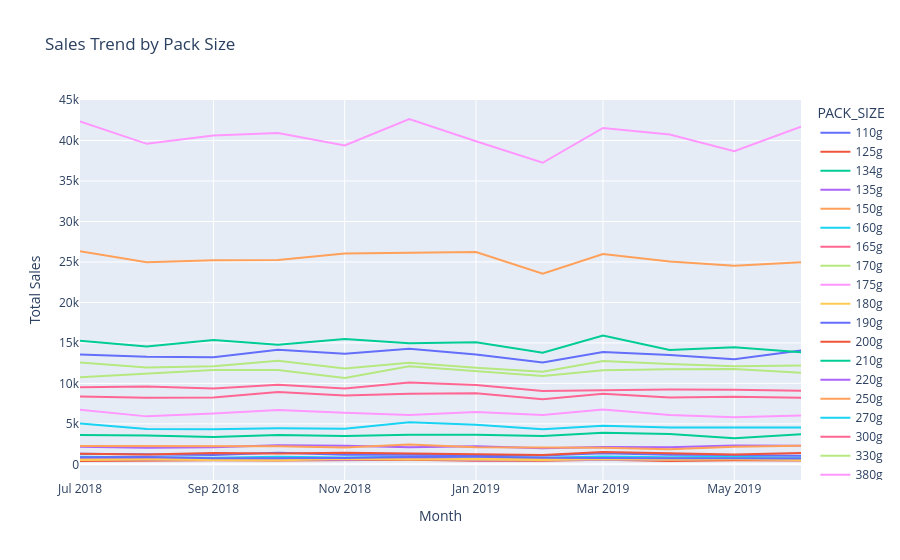

The notebook cell this image was saved under:
### Code cell
fig = px.line(data_frame= tot_sal_pack,
              x = 'MONTH',
              y = 'TOT_SALES',
              color= 'PACK_SIZE',
              title= 'Sales Trend by Pack Size',
             labels= {'MONTH' : 'Month', 'TOT_SALES' : 'Total Sales'})

fig.show()

### Figure 1 — Plotly figure (JSON) as saved in the notebook; plotly's stock layout.template omitted (floating-point values rounded to 4 significant figures)
{"data": [{"hovertemplate": "PACK_SIZE=110g<br>Month=%{x}<br>Total Sales=%{y}<extra></extra>", "legendgroup": "110g", "line": {"color": "#636efa", "dash": "solid"}, "marker": {"symbol": "circle"}, "mode": "lines", "name": "110g", "orientation": "v", "showlegend": true, "type": "scatter", "x": ["2018-07", "2018-08", "2018-09", "2018-10", "2018-11", "2018-12", "2019-01", "2019-02", "2019-03", "2019-04", "2019-05", "2019-06"], "xaxis": "x", "y": [13570.0, 13300.0, 13240.0, 14140.0, 13670.0, 14270.0, 13560.0, 12580.0, 13870.0, 13500.0, 12980.0, 14070.0], "yaxis": "y"}, {"hovertemplate": "PACK_SIZE=125g<br>Month=%{x}<br>Total Sales=%{y}<extra></extra>", "legendgroup": "125g", "line": {"color": "#EF553B", "dash": "solid"}, "marker": {"symbol": "circle"}, "mode": "lines", "name": "125g", "orientation": "v", "showlegend": true, "type": "scatter", "x": ["2018-07", "2018-08", "2018-09", "2018-10", "2018-11", "2018-12", "2019-01", "2019-02", "2019-03", "2019-04", "2019-05", "2019-06"], "xaxis": "x", "y": [415.8, 483.0, 493.5, 480.9, 487.2, 560.7, 455.7, 426.3, 554.4, 409.5, 489.3, 476.7], "yaxis": "y"}, {"hovertemplate": "PACK_SIZE=134g<br>Month=%{x}<br>Total Sales=%{y}<extra></extra>", "legendgroup": "134g", "line": {"color": "#00cc96", "dash": "solid"}, "marker": {"symbol": "circle"}, "mode": "lines", "name": "134g", "orientation": "v", "showlegend": true, "type": "scatter", "x": ["2018-07", "2018-08", "2018-09", "2018-10", "2018-11", "2018-12", "2019-01", "2019-02", "2019-03", "2019-04", "2019-05", "2019-06"], "xaxis": "x", "y": [15280.0, 14570.0, 15360.0, 14780.0, 15490.0, 14970.0, 15070.0, 13800.0, 15920.0, 14110.0, 14460.0, 13840.0], "yaxis": "y"}, {"hovertemplate": "PACK_SIZE=135g<br>Month=%{x}<br>Total Sales=%{y}<extra></extra>", "legendgroup": "135g", "line": {"color": "#ab63fa", "dash": "solid"}, "marker": {"symbol": "circle"}, "mode": "lines", "name": "135g", "orientation": "v", "showlegend": true, "type": "scatter", "x": ["2018-07", "2018-08", "2018-09", "2018-10", "2018-11", "2018-12", "2019-01", "2019-02", "2019-03", "2019-04", "2019-05", "2019-06"], "xaxis": "x", "y": [2163.0, 2033.0, 2096.0, 2344.0, 2293.0, 2117.0, 2230.0, 1970.0, 2125.0, 2113.0, 2310.0, 2297.0], "yaxis": "y"}, {"hovertemplate": "PACK_SIZE=150g<br>Month=%{x}<br>Total Sales=%{y}<extra></extra>", "legendgroup": "150g", "line": {"color": "#FFA15A", "dash": "solid"}, "marker": {"symbol": "circle"}, "mode": "lines", "name": "150g", "orientation": "v", "showlegend": true, "type": "scatter", "x": ["2018-07", "2018-08", "2018-09", "2018-10", "2018-11", "2018-12", "2019-01", "2019-02", "2019-03", "2019-04", "2019-05", "2019-06"], "xaxis": "x", "y": [26340.0, 24970.0, 25210.0, 25240.0, 26050.0, 26130.0, 26230.0, 23560.0, 25990.0, 25060.0, 24540.0, 24980.0], "yaxis": "y"}, {"hovertemplate": "PACK_SIZE=160g<br>Month=%{x}<br>Total Sales=%{y}<extra></extra>", "legendgroup": "160g", "line": {"color": "#19d3f3", "dash": "solid"}, "marker": {"symbol": "circle"}, "mode": "lines", "name": "160g", "orientation": "v", "showlegend": true, "type": "scatter", "x": ["2018-07", "2018-08", "2018-09", "2018-10", "2018-11", "2018-12", "2019-01", "2019-02", "2019-03", "2019-04", "2019-05", "2019-06"], "xaxis": "x", "y": [940.5, 885.4, 811.3, 948.1, 832.2, 931.0, 934.8, 796.1, 970.9, 862.6, 929.1, 805.6], "yaxis": "y"}, {"hovertemplate": "PACK_SIZE=165g<br>Month=%{x}<br>Total Sales=%{y}<extra></extra>", "legendgroup": "165g", "line": {"color": "#FF6692", "dash": "solid"}, "marker": {"symbol": "circle"}, "mode": "lines", "name": "165g", "orientation": "v", "showlegend": true, "type": "scatter", "x": ["2018-07", "2018-08", "2018-09", "2018-10", "2018-11", "2018-12", "2019-01", "2019-02", "2019-03", "2019-04", "2019-05", "2019-06"], "xaxis": "x", "y": [8377.0, 8230.0, 8250.0, 8920.0, 8493.0, 8727.0, 8786.0, 8031.0, 8722.0, 8253.0, 8349.0, 8222.0], "yaxis": "y"}, {"hovertemplate": "PACK_SIZE=170g<br>Month=%{x}<br>Total Sales=%{y}<extra></extra>", "legendgroup": "170g", "line": {"color": "#B6E880", "dash": "solid"}, "marker": {"symbol": "circle"}, "mode": "lines", "name": "170g", "orientation": "v", "showlegend": true, "type": "scatter", "x": ["2018-07", "2018-08", "2018-09", "2018-10", "2018-11", "2018-12", "2019-01", "2019-02", "2019-03", "2019-04", "2019-05", "2019-06"], "xaxis": "x", "y": [12570.0, 11960.0, 12130.0, 12800.0, 11840.0, 12540.0, 11930.0, 11450.0, 12760.0, 12380.0, 12110.0, 12200.0], "yaxis": "y"}, {"hovertemplate": "PACK_SIZE=175g<br>Month=%{x}<br>Total Sales=%{y}<extra></extra>", "legendgroup": "175g", "line": {"color": "#FF97FF", "dash": "solid"}, "marker": {"symbol": "circle"}, "mode": "lines", "name": "175g", "orientation": "v", "showlegend": true, "type": "scatter", "x": ["2018-07", "2018-08", "2018-09", "2018-10", "2018-11", "2018-12", "2019-01", "2019-02", "2019-03", "2019-04", "2019-05", "2019-06"], "xaxis": "x", "y": [42350.0, 39590.0, 40640.0, 40920.0, 39400.0, 42670.0, 39920.0, 37260.0, 41560.0, 40750.0, 38670.0, 41700.0], "yaxis": "y"}, {"hovertemplate": "PACK_SIZE=180g<br>Month=%{x}<br>Total Sales=%{y}<extra></extra>", "legendgroup": "180g", "line": {"color": "#FECB52", "dash": "solid"}, "marker": {"symbol": "circle"}, "mode": "lines", "name": "180g", "orientation": "v", "showlegend": true, "type": "scatter", "x": ["2018-07", "2018-08", "2018-09", "2018-10", "2018-11", "2018-12", "2019-01", "2019-02", "2019-03", "2019-04", "2019-05", "2019-06"], "xaxis": "x", "y": [740.9, 651.0, 682.0, 744.0, 719.2, 731.6, 703.7, 747.1, 703.7, 722.3, 734.7, 688.2], "yaxis": "y"}, {"hovertemplate": "PACK_SIZE=190g<br>Month=%{x}<br>Total Sales=%{y}<extra></extra>", "legendgroup": "190g", "line": {"color": "#636efa", "dash": "solid"}, "marker": {"symbol": "circle"}, "mode": "lines", "name": "190g", "orientation": "v", "showlegend": true, "type": "scatter", "x": ["2018-07", "2018-08", "2018-09", "2018-10", "2018-11", "2018-12", "2019-01", "2019-02", "2019-03", "2019-04", "2019-05", "2019-06"], "xaxis": "x", "y": [1293.0, 1209.0, 1142.0, 1417.0, 1173.0, 1175.0, 1122.0, 1097.0, 1378.0, 1195.0, 1162.0, 1049.0], "yaxis": "y"}, {"hovertemplate": "PACK_SIZE=200g<br>Month=%{x}<br>Total Sales=%{y}<extra></extra>", "legendgroup": "200g", "line": {"color": "#EF553B", "dash": "solid"}, "marker": {"symbol": "circle"}, "mode": "lines", "name": "200g", "orientation": "v", "showlegend": true, "type": "scatter", "x": ["2018-07", "2018-08", "2018-09", "2018-10", "2018-11", "2018-12", "2019-01", "2019-02", "2019-03", "2019-04", "2019-05", "2019-06"], "xaxis": "x", "y": [1294.0, 1220.0, 1389.0, 1330.0, 1423.0, 1332.0, 1309.0, 1157.0, 1530.0, 1408.0, 1208.0, 1408.0], "yaxis": "y"}, {"hovertemplate": "PACK_SIZE=210g<br>Month=%{x}<br>Total Sales=%{y}<extra></extra>", "legendgroup": "210g", "line": {"color": "#00cc96", "dash": "solid"}, "marker": {"symbol": "circle"}, "mode": "lines", "name": "210g", "orientation": "v", "showlegend": true, "type": "scatter", "x": ["2018-07", "2018-08", "2018-09", "2018-10", "2018-11", "2018-12", "2019-01", "2019-02", "2019-03", "2019-04", "2019-05", "2019-06"], "xaxis": "x", "y": [3622.0, 3553.0, 3377.0, 3636.0, 3503.0, 3640.0, 3647.0, 3510.0, 3892.0, 3758.0, 3208.0, 3704.0], "yaxis": "y"}, {"hovertemplate": "PACK_SIZE=220g<br>Month=%{x}<br>Total Sales=%{y}<extra></extra>", "legendgroup": "220g", "line": {"color": "#ab63fa", "dash": "solid"}, "marker": {"symbol": "circle"}, "mode": "lines", "name": "220g", "orientation": "v", "showlegend": true, "type": "scatter", "x": ["2018-07", "2018-08", "2018-09", "2018-10", "2018-11", "2018-12", "2019-01", "2019-02", "2019-03", "2019-04", "2019-05", "2019-06"], "xaxis": "x", "y": [584.2, 572.7, 506.0, 558.9, 577.3, 699.2, 512.9, 494.5, 545.1, 549.7, 687.7, 542.8], "yaxis": "y"}, {"hovertemplate": "PACK_SIZE=250g<br>Month=%{x}<br>Total Sales=%{y}<extra></extra>", "legendgroup": "250g", "line": {"color": "#FFA15A", "dash": "solid"}, "marker": {"symbol": "circle"}, "mode": "lines", "name": "250g", "orientation": "v", "showlegend": true, "type": "scatter", "x": ["2018-07", "2018-08", "2018-09", "2018-10", "2018-11", "2018-12", "2019-01", "2019-02", "2019-03", "2019-04", "2019-05", "2019-06"], "xaxis": "x", "y": [2270.0, 2275.0, 2270.0, 2232.0, 2077.0, 2438.0, 2098.0, 2064.0, 2038.0, 1875.0, 2167.0, 2292.0], "yaxis": "y"}, {"hovertemplate": "PACK_SIZE=270g<br>Month=%{x}<br>Total Sales=%{y}<extra></extra>", "legendgroup": "270g", "line": {"color": "#19d3f3", "dash": "solid"}, "marker": {"symbol": "circle"}, "mode": "lines", "name": "270g", "orientation": "v", "showlegend": true, "type": "scatter", "x": ["2018-07", "2018-08", "2018-09", "2018-10", "2018-11", "2018-12", "2019-01", "2019-02", "2019-03", "2019-04", "2019-05", "2019-06"], "xaxis": "x", "y": [5042.0, 4352.0, 4342.0, 4453.0, 4393.0, 5207.0, 4890.0, 4342.0, 4775.0, 4536.0, 4540.0, 4554.0], "yaxis": "y"}, {"hovertemplate": "PACK_SIZE=300g<br>Month=%{x}<br>Total Sales=%{y}<extra></extra>", "legendgroup": "300g", "line": {"color": "#FF6692", "dash": "solid"}, "marker": {"symbol": "circle"}, "mode": "lines", "name": "300g", "orientation": "v", "showlegend": true, "type": "scatter", "x": ["2018-07", "2018-08", "2018-09", "2018-10", "2018-11", "2018-12", "2019-01", "2019-02", "2019-03", "2019-04", "2019-05", "2019-06"], "xaxis": "x", "y": [9509.0, 9616.0, 9368.0, 9828.0, 9355.0, 10090.0, 9810.0, 9065.0, 9149.0, 9244.0, 9203.0, 9090.0], "yaxis": "y"}, {"hovertemplate": "PACK_SIZE=330g<br>Month=%{x}<br>Total Sales=%{y}<extra></extra>", "legendgroup": "330g", "line": {"color": "#B6E880", "dash": "solid"}, "marker": {"symbol": "circle"}, "mode": "lines", "name": "330g", "orientation": "v", "showlegend": true, "type": "scatter", "x": ["2018-07", "2018-08", "2018-09", "2018-10", "2018-11", "2018-12", "2019-01", "2019-02", "2019-03", "2019-04", "2019-05", "2019-06"], "xaxis": "x", "y": [10760.0, 11170.0, 11640.0, 11650.0, 10650.0, 12100.0, 11460.0, 10900.0, 11620.0, 11750.0, 11780.0, 11320.0], "yaxis": "y"}, {"hovertemplate": "PACK_SIZE=380g<br>Month=%{x}<br>Total Sales=%{y}<extra></extra>", "legendgroup": "380g", "line": {"color": "#FF97FF", "dash": "solid"}, "marker": {"symbol": "circle"}, "mode": "lines", "name": "380g", "orientation": "v", "showlegend": true, "type": "scatter", "x": ["2018-07", "2018-08", "2018-09", "2018-10", "2018-11", "2018-12", "2019-01", "2019-02", "2019-03", "2019-04", "2019-05", "2019-06"], "xaxis": "x", "y": [6758.0, 5923.0, 6282.0, 6726.0, 6370.0, 6088.0, 6466.0, 6091.0, 6772.0, 6083.0, 5822.0, 6039.0], "yaxis": "y"}, {"hovertemplate": "PACK_SIZE=70g<br>Month=%{x}<br>Total Sales=%{y}<extra></extra>", "legendgroup": "70g", "line": {"color": "#FECB52", "dash": "solid"}, "marker": {"symbol": "circle"}, "mode": "lines", "name": "70g", "orientation": "v", "showlegend": true, "type": "scatter", "x": ["2018-07", "2018-08", "2018-09", "2018-10", "2018-11", "2018-12", "2019-01", "2019-02", "2019-03", "2019-04", "2019-05", "2019-06"], "xaxis": "x", "y": [525.6, 609.6, 528.0, 496.8, 657.6, 597.6, 578.4, 520.8, 636.0, 556.8, 616.8, 528.0], "yaxis": "y"}, {"hovertemplate": "PACK_SIZE=90g<br>Month=%{x}<br>Total Sales=%{y}<extra></extra>", "legendgroup": "90g", "line": {"color": "#636efa", "dash": "solid"}, "marker": {"symbol": "circle"}, "mode": "lines", "name": "90g", "orientation": "v", "showlegend": true, "type": "scatter", "x": ["2018-07", "2018-08", "2018-09", "2018-10", "2018-11", "2018-12", "2019-01", "2019-02", "2019-03", "2019-04", "2019-05", "2019-06"], "xaxis": "x", "y": [861.9, 906.1, 763.3, 770.1, 770.1, 906.1, 919.7, 809.2, 753.1, 734.4, 756.5, 725.9], "yaxis": "y"}], "layout": {"legend": {"title": {"text": "PACK_SIZE"}, "tracegroupgap": 0}, "title": {"text": "Sales Trend by Pack Size"}, "xaxis": {"anchor": "y", "domain": [0, 1], "title": {"text": "Month"}}, "yaxis": {"anchor": "x", "domain": [0, 1], "title": {"text": "Total Sales"}}}}
